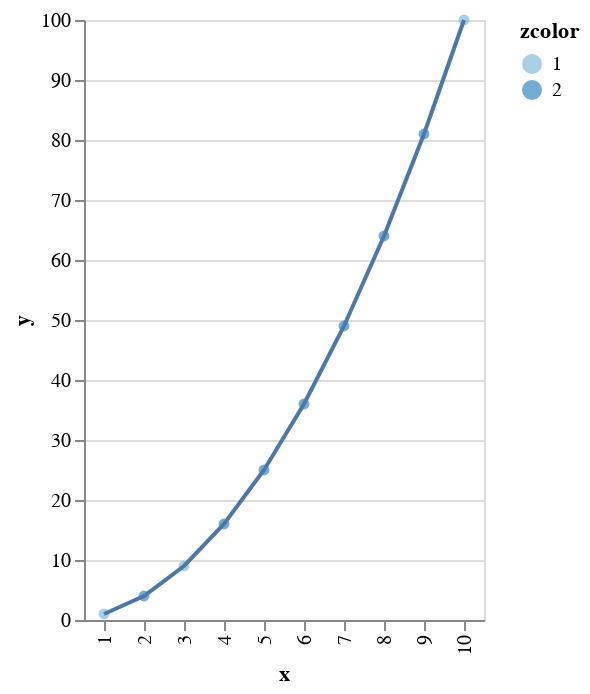

This figure's notebook cell:
### Markdown cell above
## Scatter + Line

### Code cell
P = @vlplot() + p + s

### Figure 1 — Vega-Lite specification as saved in the notebook (floating-point values rounded to 4 significant figures)
{"layer": [{"data": {"values": [{"x": 1, "y": 1, "zcolor": 1}, {"x": 2, "y": 4, "zcolor": 2}, {"x": 3, "y": 9, "zcolor": 1}, {"x": 4, "y": 16, "zcolor": 2}, {"x": 5, "y": 25, "zcolor": 2}, {"x": 6, "y": 36, "zcolor": 2}, {"x": 7, "y": 49, "zcolor": 2}, {"x": 8, "y": 64, "zcolor": 2}, {"x": 9, "y": 81, "zcolor": 2}, {"x": 10, "y": 100, "zcolor": 1}]}, "encoding": {"color": {"field": "zcolor", "type": "ordinal"}, "x": {"field": "x", "type": "ordinal"}, "y": {"field": "y", "type": "quantitative"}}, "mark": {"type": "circle"}}, {"data": {"values": [{"x": 1, "y": 1}, {"x": 2, "y": 4}, {"x": 3, "y": 9}, {"x": 4, "y": 16}, {"x": 5, "y": 25}, {"x": 6, "y": 36}, {"x": 7, "y": 49}, {"x": 8, "y": 64}, {"x": 9, "y": 81}, {"x": 10, "y": 100}]}, "encoding": {"x": {"field": "x", "type": "ordinal"}, "y": {"field": "y", "type": "quantitative"}}, "mark": {"type": "line"}}]}
